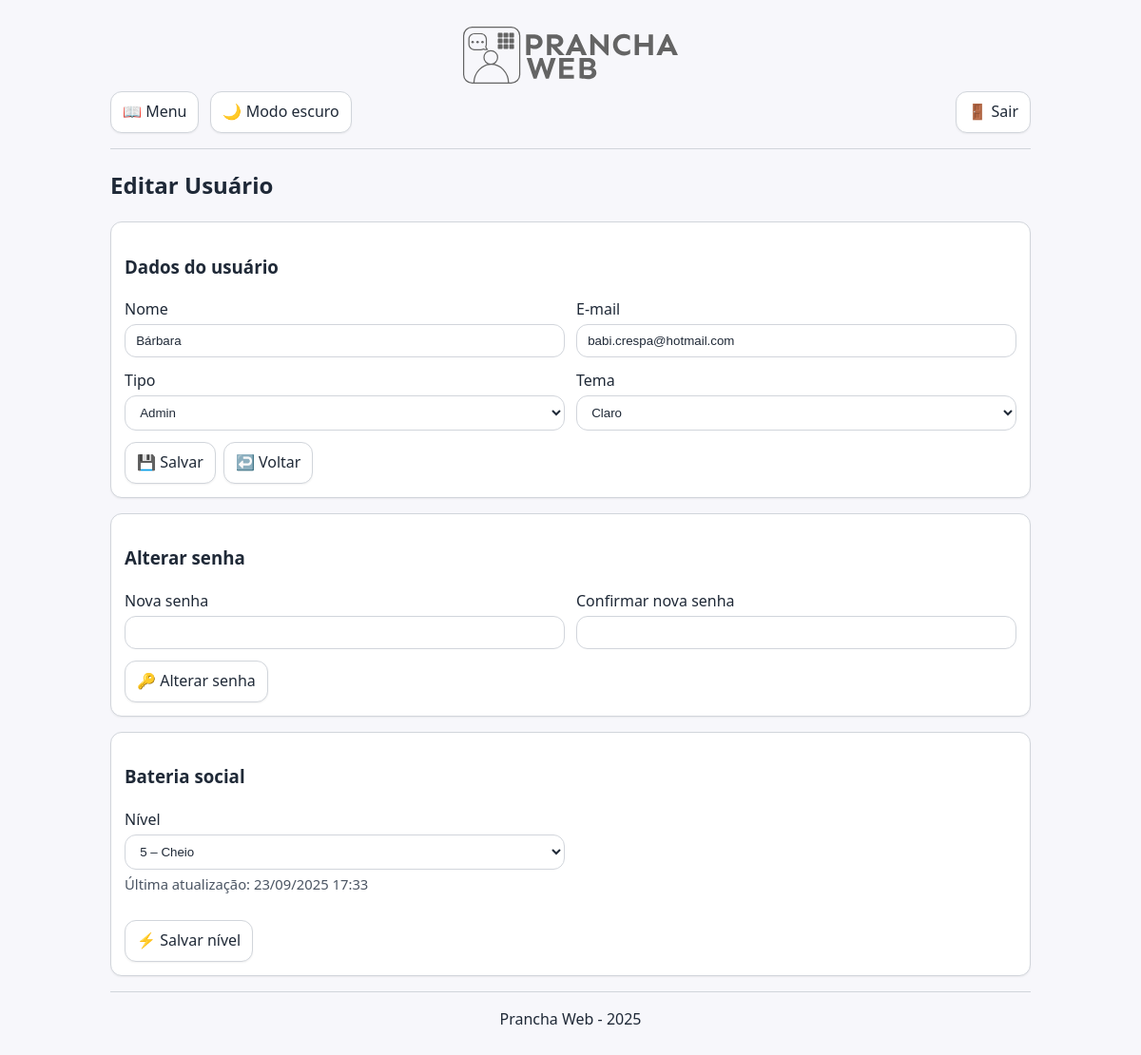
The page /pages/editar_usuario.php?id=3 (signed in) on the database as committed earlier.
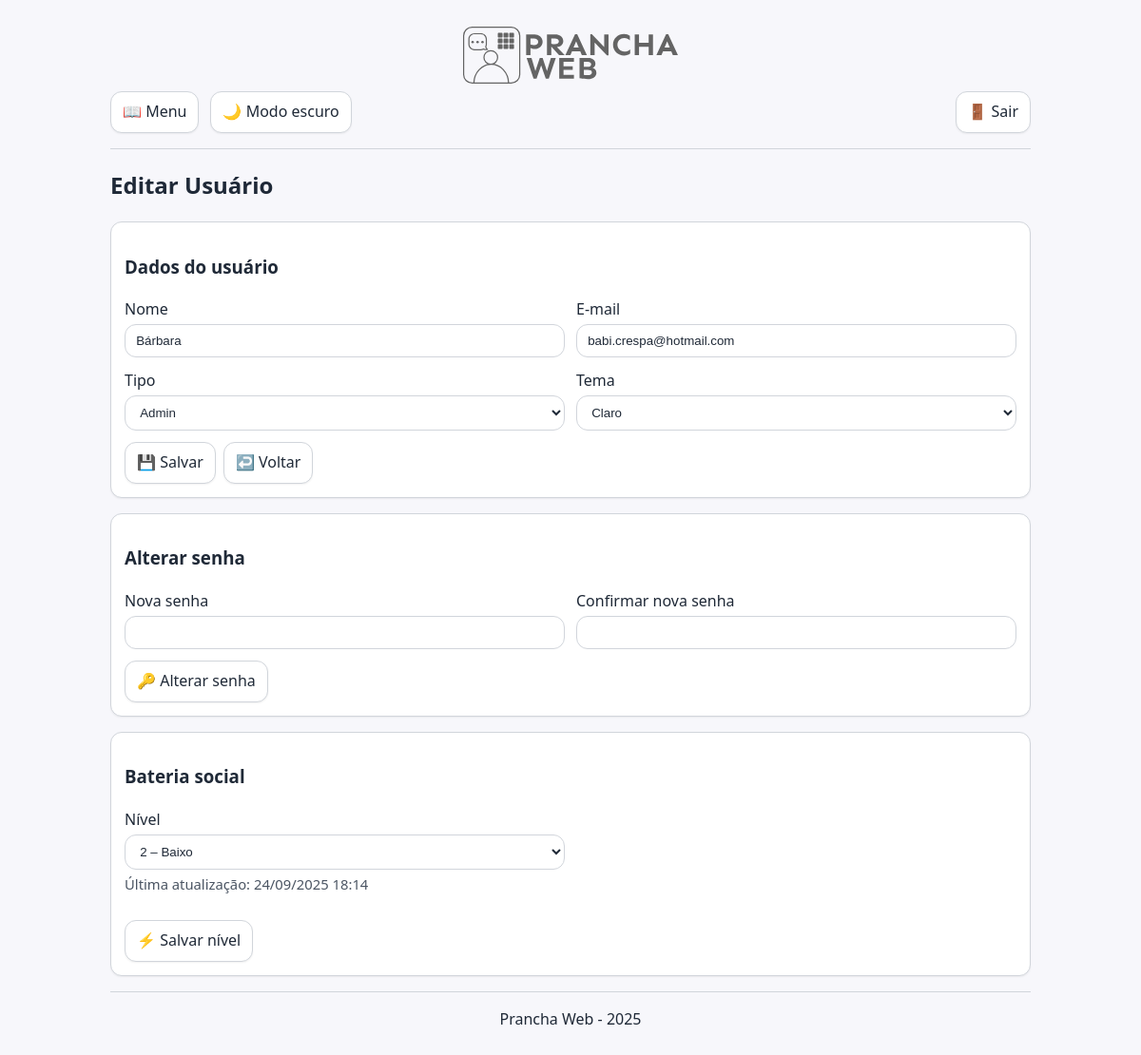
The same page on the database as committed later.
### tables this page shows
CREATE TABLE `usuarios` (
  `id` int(11) NOT NULL,
  `nome` varchar(255) NOT NULL,
  `email` varchar(255) NOT NULL,
  `senha` varchar(255) NOT NULL,
  `tipo` enum('admin','user') NOT NULL DEFAULT 'user' COMMENT 'admin=acesso total; user=restrito',
  `tema_preferido` enum('light','dark') NOT NULL DEFAULT 'light',
  `bateria_social` tinyint(3) UNSIGNED NOT NULL DEFAULT '3',
  `bateria_atualizado_em` datetime DEFAULT NULL
);

### includes/modelo_usuarios.php (called while the page is built, shortened)
<?php
function conexao(): mysqli {
    $cx = new mysqli(DB_HOST, DB_USUARIO, DB_SENHA, DB_NOME);
    $cx->set_charset('utf8mb4');
    return $cx;
}
function buscarUsuarioPorId(int $id): ?array {
    $cx = conexao();
    $st = $cx->prepare("SELECT id, nome, email, tipo, tema_preferido FROM usuarios WHERE id = ? LIMIT 1");
    $st->bind_param("i", $id);
    $st->execute();
    $st->bind_result($idOut, $nome, $email, $tipo, $tema);
    $usuario = null;
    if ($st->fetch()) {
        $usuario = ['id'=>$idOut,'nome'=>$nome,'email'=>$email,'tipo'=>$tipo,'tema_preferido'=>$tema];
    }
    return $usuario;
}
function obterBateriaSocial(int $id_usuario): array {
    $cx = conexao();
    $st = $cx->prepare("SELECT COALESCE(bateria_social,3), bateria_atualizado_em FROM usuarios WHERE id = ? LIMIT 1");
    $st->bind_param("i", $id_usuario);
    $st->execute();
    $st->bind_result($nivel, $quando);
    $out = ['nivel'=>3, 'atualizado_em'=>null];
    if ($st->fetch()) {
        $out['nivel'] = (int)$nivel;
        $out['atualizado_em'] = $quando;
    }
    return $out;
}

### pages/editar_usuario.php (the view, shortened to what this page needs)
<?php
include '../includes/cabecalho.php';
require_once '../includes/modelo_usuarios.php';
$id   = isset($_GET['id']) ? (int)$_GET['id'] : 0;
$usuario = buscarUsuarioPorId($id);
$bat = obterBateriaSocial($id);
$batNivel = (int)($bat['nivel'] ?? 3);
$batQuando = $bat['atualizado_em'] ? date('d/m/Y H:i', strtotime($bat['atualizado_em'])) : 'nunca';
$labels = [
  0 => '0 – Esgotado',
  1 => '1 – Baixíssimo',
  2 => '2 – Baixo',
  3 => '3 – Neutro',
  4 => '4 – Bom',
  5 => '5 – Cheio',
];
?>
<link rel="stylesheet" href="../assets/css/form-usuarios.css">
<link rel="stylesheet" href="../assets/css/bateria.css">
<h2>Editar Usuário</h2>
<section class="card">
  <h3>Dados do usuário</h3>
  <form method="post" class="form-grid" novalidate>
    <div>
      <label for="nome">Nome</label>
      <input id="nome" name="nome" type="text" required value="<?= htmlspecialchars($usuario['nome'] ?? '', ENT_QUOTES, 'UTF-8') ?>">
    </div>
    <div>
      <label for="email">E-mail</label>
      <input id="email" name="email" type="email" required value="<?= htmlspecialchars($usuario['email'] ?? '', ENT_QUOTES, 'UTF-8') ?>">
    </div>
    <div>
      <label for="tipo">Tipo</label>
      <select id="tipo" name="tipo" required>
        <option value="admin" <?= ($usuario['tipo'] ?? '') === 'admin' ? 'selected' : '' ?>>Admin</option>
      </select>
    </div>
    <div>
      <label for="tema">Tema</label>
      <select id="tema" name="tema" required>
        <option value="light" <?= ($usuario['tema_preferido'] ?? 'light') === 'light' ? 'selected' : '' ?>>Claro</option>
      </select>
    </div>
    <div class="linha-acoes">
      <button type="submit" class="botao-acao">💾 Salvar</button>
      <a class="botao-acao" href="gerenciar_usuarios.php">↩️ Voltar</a>
    </div>
  </form>
</section>
<section class="card" id="senha">
  <h3>Alterar senha</h3>
  <form method="post" class="form-grid" novalidate>
    <div>
      <label for="nova_senha">Nova senha</label>
      <input id="nova_senha" name="nova_senha" type="password" minlength="6" required autocomplete="new-password">
    </div>
    <div>
      <label for="confirma_senha">Confirmar nova senha</label>
      <input id="confirma_senha" name="confirma_senha" type="password" minlength="6" required autocomplete="new-password">
    </div>
    <div class="linha-acoes">
      <button type="submit" class="botao-acao">🔑 Alterar senha</button>
    </div>
  </form>
</section>
<section class="card" id="bateria">
  <h3>Bateria social</h3>
  <form method="post" class="form-grid" novalidate>
    <div>
      <label for="nivel">Nível</label>
      <select id="nivel" name="nivel" required>
        <?php foreach ($labels as $v => $txt): ?>
          <option value="<?= $v ?>" <?= $batNivel === $v ? 'selected' : '' ?>><?= htmlspecialchars($txt, ENT_QUOTES, 'UTF-8') ?></option>
        <?php endforeach; ?>
      </select>
      <p class="help">Última atualização: <?= htmlspecialchars($batQuando, ENT_QUOTES, 'UTF-8') ?></p>
    </div>
    <div class="linha-acoes">
      <button type="submit" class="botao-acao">⚡ Salvar nível</button>
    </div>
  </form>
</section>
<?php include '../includes/rodape.php'; ?>

Rows that differ between the two databases and show on the page:
changed usuarios "Bárbara": bateria_atualizado_em "23/09/2025 17:33" → "24/09/2025 18:14"
Other text that changed with them:
form field nivel: "5 – Cheio" → "2 – Baixo"
